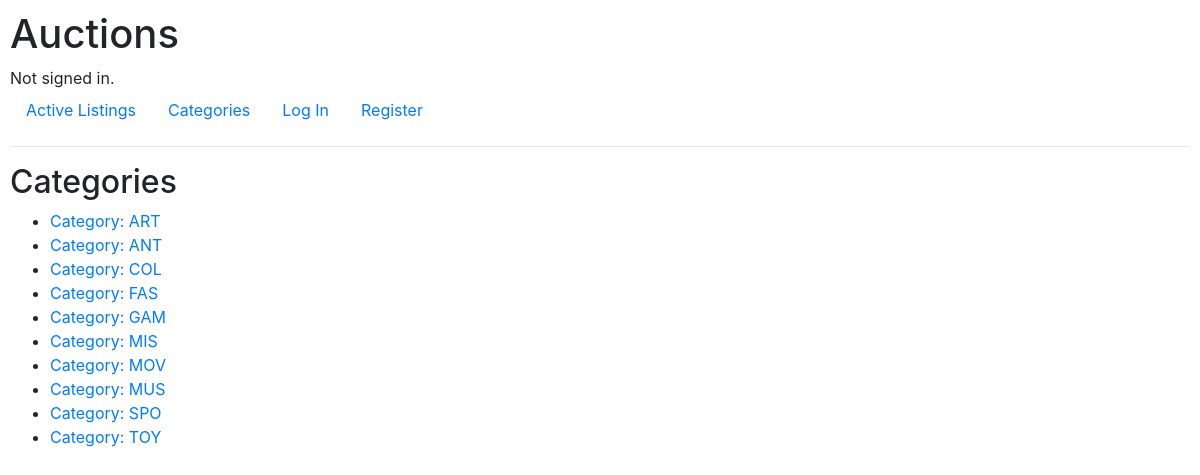
Page /categoriesindex on the committed database.
### auctions/models.py (models this page shows)
class Category(models.Model):
    ART = 'ART'
    ANTIQUES = 'ANT'
    COLLECTIBELS = 'COL'
    FASHION = 'FAS'
    GAMES = 'GAM'
    MISCELANEOUS = 'MIS'
    MOVIES = 'MOV'
    MUSIC_EQUIPMENT = 'MUS'
    SPORTING_GOODS = 'SPO'
    TOYS = 'TOY'
    CATEGORIES_CHOICES = [
        (ART, "Art"),
        (ANTIQUES, "Antiques"),
        (COLLECTIBELS, "Collectibles"),
        (FASHION, "Fashion"),
        (GAMES, "Games"),
        (MISCELANEOUS, "Miscelaneous"),
        (MOVIES, "Movies"),
        (MUSIC_EQUIPMENT, "Music Gear & Equipment"),
        (SPORTING_GOODS, "Sporting Goods"),
        (TOYS, "Toys")
    ]
    category = models.CharField(
        max_length=3,
        choices=CATEGORIES_CHOICES,
        default=MISCELANEOUS
        )
    def __str__(self):
        return f"Category: {self.category}"

### auctions/views.py (the view)
# urls.py: path("categoriesindex", views.categoriesindex, name="categoriesindex"),
def categoriesindex(request):
    return render(request, "auctions/categoriesindex.html",{
        "categories": Category.objects.all()
    })

### auctions/templates/auctions/categoriesindex.html
{% extends "auctions/layout.html" %}
{% block body %}
    <h2>Categories</h2>
    <ul>
        {% for category in categories %}
            <li><a href="{% url 'categorylist' category.id %}">{{ category }}</a></li>
        {% endfor %}
    </ul>
{% endblock %}

### auctions/templates/auctions/layout.html (shortened to what this page needs)
{% load static %}
<!DOCTYPE html>
<html lang="en">
    <head>
        <link rel="stylesheet" href="https://stackpath.bootstrapcdn.com/bootstrap/4.4.1/css/bootstrap.min.css">
        <link href="{% static 'auctions/styles.css' %}" rel="stylesheet">
    </head>
    <body>
        <h1>Auctions</h1>
        <div>
            {% if user.is_authenticated %}
                Signed in as <strong>{{ user.username }}</strong>.
            {% else %}
                Not signed in.
            {% endif %}
        </div>
        <ul class="nav">
            <li class="nav-item">
                <a class="nav-link" href="{% url 'index' %}">Active Listings</a>
            </li>
            <li>
                <a class="nav-link" href="{% url 'categoriesindex' %}">Categories</a>
            </li>
            {% if user.is_authenticated %}
                <li class="nav-item">
                    <a class="nav-link" href="{% url 'newlisting' %}">Create New Listing</a>
                </li>
                <li class="nav-item">
                    <a class="nav-link" href="{% url 'watchlist' %}">Watchlist</a>
                </li>
                <li class="nav-item">
                    <a class="nav-link" href="{% url 'logout' %}">Log Out</a>
                </li>
            {% else %}
                <li class="nav-item">
                    <a class="nav-link" href="{% url 'login' %}">Log In</a>
                </li>
                <li class="nav-item">
                    <a class="nav-link" href="{% url 'register' %}">Register</a>
                </li>
            {% endif %}
        </ul>
        <hr>
        {% block body %}
        {% endblock %}
    </body>
</html>

### auctions/static/auctions/styles.css (style rules this page uses)
body { padding: 10px; }

### rows in the picture
Category: category "Category: ART"
Category: category "Category: ANT"
Category: category "Category: COL"
Category: category "Category: FAS"
Category: category "Category: GAM"
Category: category "Category: MIS"
Category: category "Category: MOV"
Category: category "Category: MUS"
Category: category "Category: SPO"
Category: category "Category: TOY"
